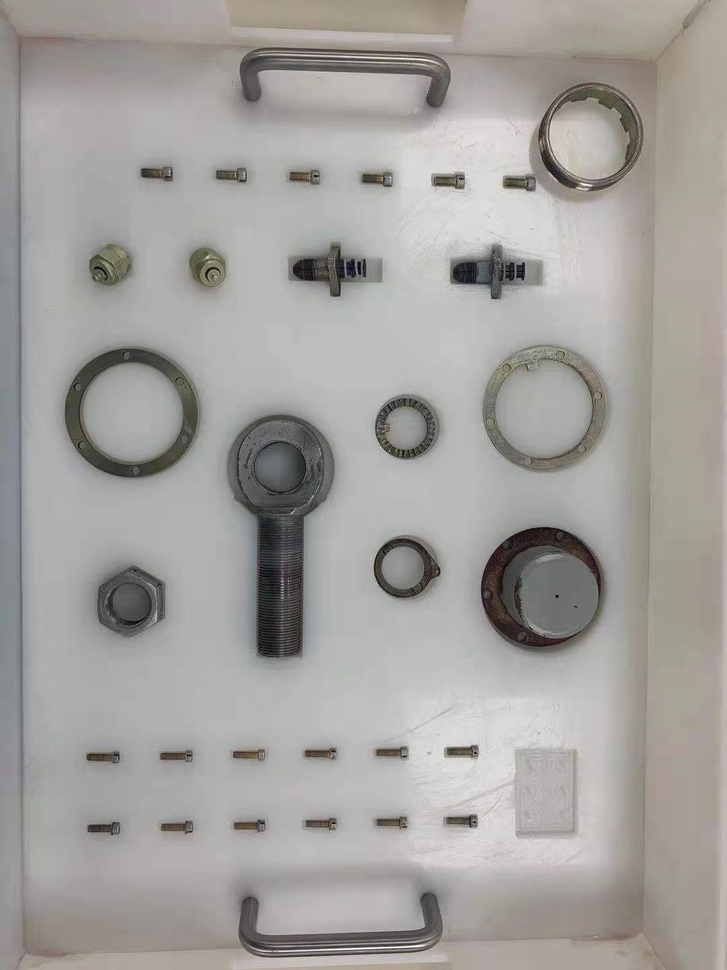
#> input picture opencv-operation/images/full.jpg, 727 x 970 px, shrunk from 1080 x 1440 before the run
$ python TemplateMatching.py
#> lines starting #> are read from the running program, lines starting #| are printed output that depends on the picture
import cv2
import numpy as np
from matplotlib import pyplot as plt

# [36 lines of commented-out code are left out]

img_rgb=cv2.imread('../images/full.jpg')
#> img_rgb is the input picture: shape (970, 727, 3); mean B, G, R 157.4, 160.8, 162.9
img_gray=cv2.cvtColor(img_rgb,cv2.COLOR_BGR2GRAY)
template=cv2.imread('../images/13.jpg',0)
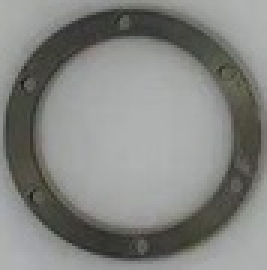
#> input picture opencv-operation/images/13.jpg, 89 x 90 px, shrunk from 132 x 133 before the run (shown 3 times larger)
#> template: shape (90, 89); min 23, max 178, mean 132.1
w,h=template.shape[::-1]
#> w = 89; h = 90

res=cv2.matchTemplate(img_gray,template,cv2.TM_CCOEFF_NORMED)
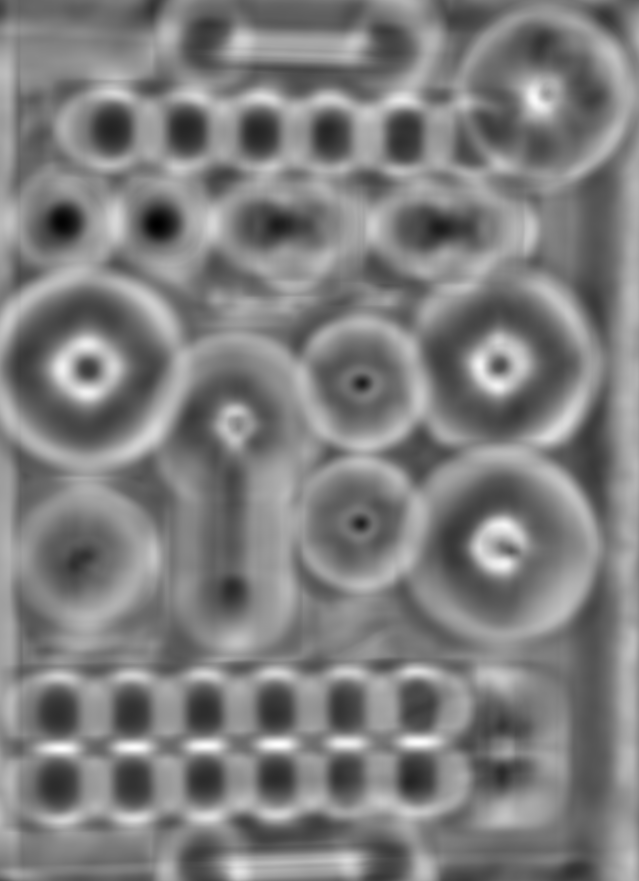
#> res: shape (881, 639) float32; min -0.44, max 0.445, mean 0.000679; drawn with min black and max white
threshold=0.5
loc=np.where(res>=threshold)
#> loc = (empty array, empty array)
for pt in zip(*loc[::-1]):
    cv2.rectangle(img_rgb,pt,(pt[0]+w,pt[1]+h),(0,0,255),2)
#> this loop made 0 passes

cv2.imwrite('res.jpg',img_rgb)
